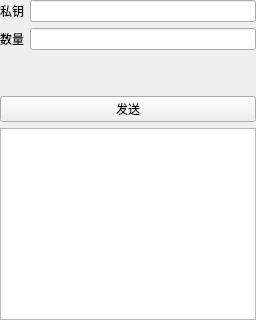
                     <widget class="QWidget" name="page_3">
                      <layout class="QVBoxLayout" name="verticalLayout_36">
                       <property name="leftMargin">
                        <number>0</number>
                       </property>
                       <property name="topMargin">
                        <number>0</number>
                       </property>
                       <property name="rightMargin">
                        <number>0</number>
                       </property>
                       <property name="bottomMargin">
                        <number>0</number>
                       </property>
                       <item>
                        <widget class="QWidget" name="widget_15" native="true">
                         <layout class="QVBoxLayout" name="verticalLayout_35">
                          <property name="spacing">
                           <number>6</number>
                          </property>
                          <property name="leftMargin">
                           <number>0</number>
                          </property>
                          <property name="topMargin">
                           <number>0</number>
                          </property>
                          <property name="rightMargin">
                           <number>0</number>
                          </property>
                          <property name="bottomMargin">
                           <number>0</number>
                          </property>
                          <item>
                           <layout class="QHBoxLayout" name="horizontalLayout_51">
                            <item>
                             <widget class="QLabel" name="label_37">
                              <property name="text">
                               <string>私钥</string>
                              </property>
                             </widget>
                            </item>
                            <item>
                             <widget class="QLineEdit" name="edtTCPrivate"/>
                            </item>
                           </layout>
                          </item>
                          <item>
                           <layout class="QHBoxLayout" name="horizontalLayout_53"/>
                          </item>
                          <item>
                           <layout class="QHBoxLayout" name="horizontalLayout_55">
                            <item>
                             <widget class="QLabel" name="label_39">
                              <property name="text">
                               <string>数量</string>
                              </property>
                             </widget>
                            </item>
                            <item>
                             <widget class="QLineEdit" name="edtTCAmount"/>
                            </item>
                           </layout>
                          </item>
                          <item>
                           <spacer name="verticalSpacer_7">
                            <property name="orientation">
                             <enum>Qt::Vertical</enum>
                            </property>
                            <property name="sizeHint" stdset="0">
                             <size>
                              <width>20</width>
                              <height>40</height>
                             </size>
                            </property>
                           </spacer>
                          </item>
                          <item>
                           <widget class="QPushButton" name="btnTranslateCashDisposite">
                            <property name="text">
                             <string>发送</string>
                            </property>
                           </widget>
                          </item>
                          <item>
                           <widget class="QPlainTextEdit" name="edtTCPlainEdit"/>
                          </item>
                         </layout>
                        </widget>
                       </item>
                      </layout>
                     </widget>
